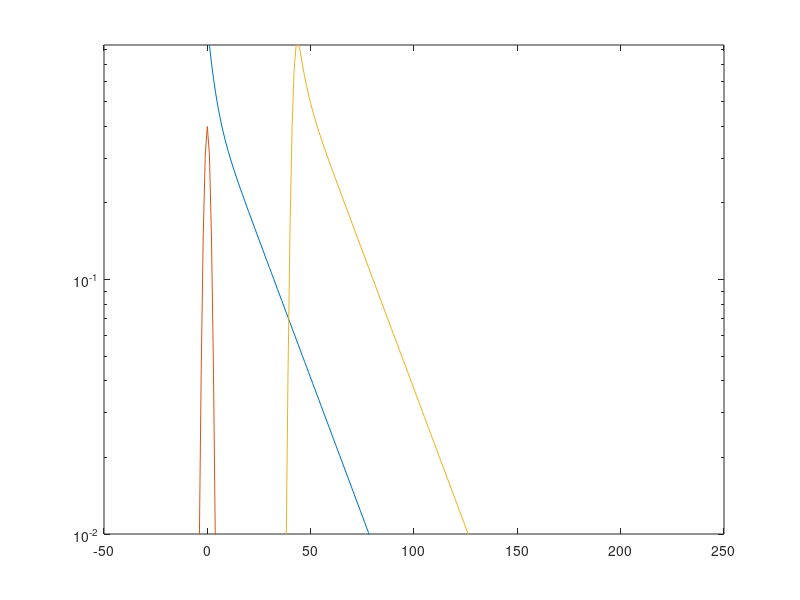

Write MATLAB code to recreate this figure.
clear; close all;
%function [t,y] = DummyData

t = -20:100;

% double exponential 
tau1 = 20;
tau2 = 3;
y = 0.5 * exp(-t/tau1) + 0.5 * exp(-t/tau2);
y(t<=0) = 0;

% instrumental function
c = 0; lw = 2;
irf = 1/sqrt(pi*lw)*exp(-(t-c).^2/lw^2);

% convoluted
z = conv(irf, y);

% plotting
semilogy(t,y,t,irf);
ylim([1e-2 max(y)])
hold on;
plot(z);
